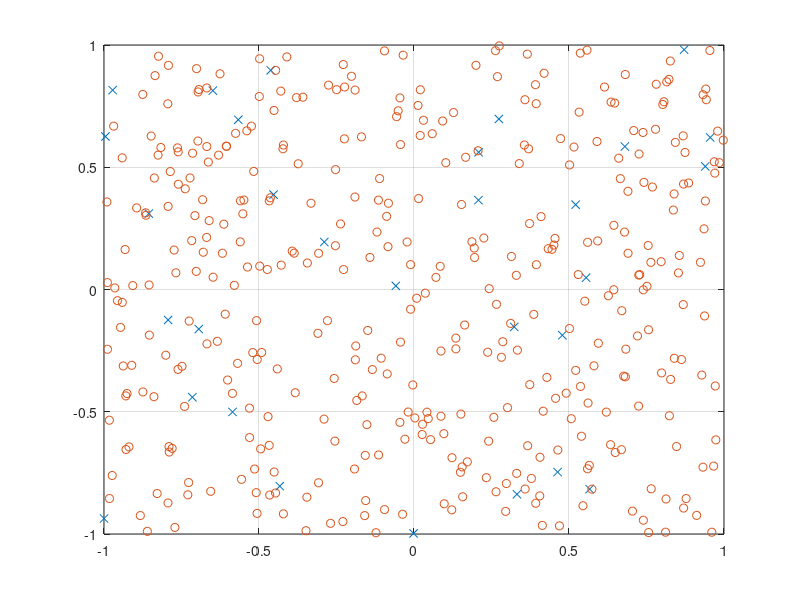

Source code (MATLAB):
in_dim=2;
out_dim=1;
n_train=30;
n_test=400
n=n_train+n_test;
rand('seed',777);
xx=2*(rand(2,n)-0.5);
trIdx=[1:n_train];
vaIdx=[n_train+1:n];

x=xx(:,trIdx);
t=sign(x(1,:).*x(2,:));
x_test=xx(:,vaIdx);
t_test=sign(x_test(1,:).*x_test(2,:));

figure(1)
hold off
plot(x(1,:),x(2,:),'x');
hold on
plot(x_test(1,:),x_test(2,:),'o');

grid on


